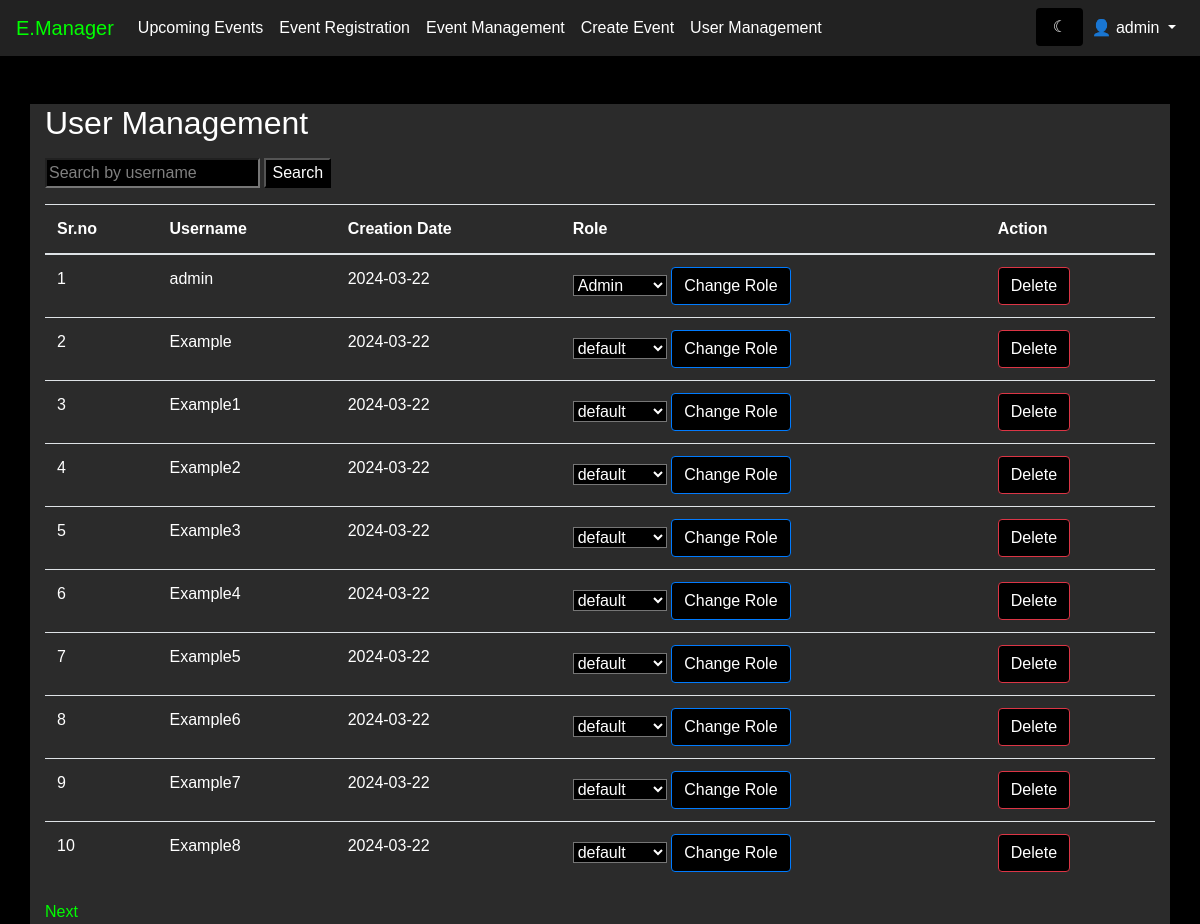
The page /user_management (signed in) on the database as committed earlier.
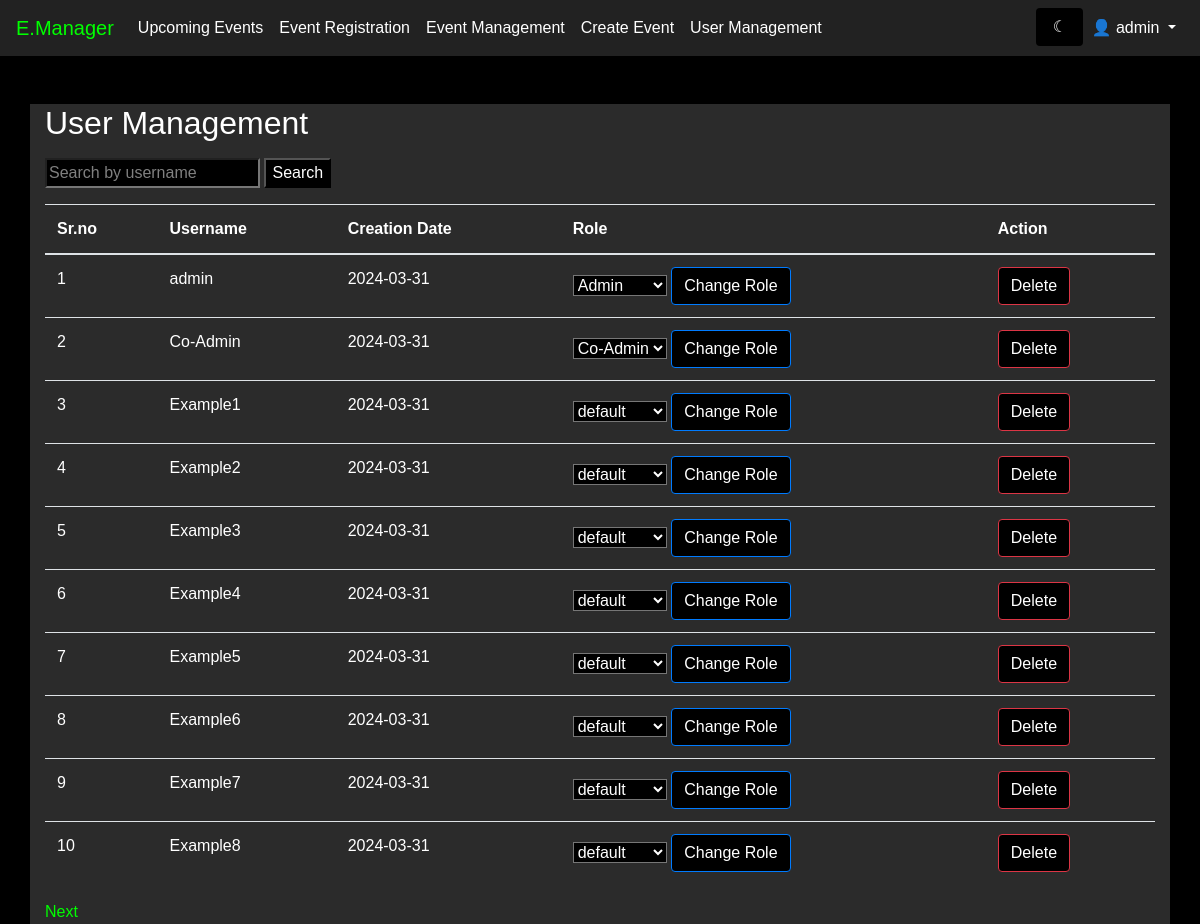
The same page on the database as committed later.
### modules/models.py (models this page shows, shortened)
class User(db.Model):
    id = db.Column(db.Integer, primary_key=True)
    username = db.Column(db.String(100), nullable=False)
    password = db.Column(db.String(30), nullable=False)
    date_created = db.Column(db.DateTime, default=datetime.utcnow)
    role = db.Column(db.String(30), default='default')

### modules/user.py (the view)
@app.route('/user_management', methods=['GET', 'POST'])
def user_management():
    if 'username' in session:
        if User.query.filter_by(username=session['username']).first().role == 'Admin':
            page = request.args.get('page', 1, type=int)
            users = User.query.paginate(page=page, per_page=10, error_out=False)
            if request.method == 'POST':
                search = request.form.get('search')
                if search:
                    search_result = User.query.filter(User.username.like('%' + search + '%')).all()
                    return render_template('user_management.html', users=search_result)
            msg = get_flashed_messages()
            return render_template('user_management.html', users=users, msg=msg)
        else:
            flash('You are not authorized to access this page')
            return redirect(url_for('event'))
    return redirect(url_for('signin'))

### modules/templates/user_management.html (shortened to what this page needs)
<!DOCTYPE html>
<html lang="en" xmlns="http://www.w3.org/1999/html">
  <head>
    <link
      href="https://stackpath.bootstrapcdn.com/bootstrap/4.5.0/css/bootstrap.min.css"
      rel="stylesheet"
    />
    <link rel="stylesheet" href="{{url_for('static',filename='css/dashboard.css')}}" />
  </head>
  <body class="{{ session['theme'] }}">
    <nav class="navbar navbar-expand-lg navbar-light bg-light fixed-top">
      <a class="navbar-brand" href="/event">E.Manager</a>
      <div class="collapse navbar-collapse" id="navbarNav">
        <ul class="navbar-nav">
          <li class="nav-item">
            <a class="nav-link" href="/event">Upcoming Events</a>
          </li>
          <li class="nav-item">
            <a class="nav-link" href="/event">Event Registration</a>
          </li>
          <li class="nav-item">
            <a class="nav-link" href="/event_manager">Event Management</a>
          </li>
          {% if 'role' in session and session['role'] == 'Admin' or 'role' in session and session['role'] == 'Co-Admin' %}
          <li class="nav-item">
            <a class="nav-link" href="/event/create">Create Event</a>
          </li>
          {% endif %}
          {% if 'role' in session and session['role'] == 'Admin' %}
          <li class="nav-item">
            <a class="nav-link" href="/user_management">User Management</a>
          </li>
          {% endif %}
        </ul>
        <ul class="navbar-nav ml-auto">
          <form action="/toggle_theme" method="post" id="toggle-theme-form">
            <input type="submit" class="form-control border-0" value="{% if session['theme'] == 'light-theme' %} &#9788 {% else %} &#9790 {% endif %}" />
          </form>
          {% if 'username' in session %}
          <li class="nav-item dropdown">
            <a
              class="nav-link dropdown-toggle"
              href="#"
              id="navbarDropdown"
              role="button"
              data-toggle="dropdown"
              aria-haspopup="true"
              aria-expanded="false"
            >
              👤 {{ session['username'] }}
            </a>
          </li>
          {% endif %}
        </ul>
      </div>
    </nav>
    <div class="container mt-4">
      <h2 class="mb-3">User Management</h2>
      <form method="POST" class="mb-3">
        <input type="text" name="search" placeholder="Search by username" />
        <input type="submit" value="Search" />
      </form>
      <table class="table mb-3">
        <thead>
          <tr>
            <th>Sr.no</th>
            <th>Username</th>
            <th>Creation Date</th>
            <th>Role</th>
            <th>Action</th>
          </tr>
        </thead>
        <tbody id="userTable">
          {% for user in users %}
          <tr>
            <td>{{ user.id}}</td>
            <td>{{ user.username }}</td>
            <td>{{ user.date_created.strftime('%Y-%m-%d') }}</td>
            <td>
              <form method="POST" action="{{ url_for('change_role') }}">
              <select name="role">
                <option value="default" {% if user.role == 'default' %}selected{% endif %}>default</option>
                <option value="Co-Admin" {% if user.role == 'Co-Admin' %}selected{% endif %}>Co-Admin</option>
                <option value="Admin" {% if user.role == 'Admin' %}selected{% endif %}>Admin</option>
              </select>
                <input
                  type="submit"
                  class="btn btn-primary"
                  value="Change Role"
                />
              </form>
            </td>
            <td>
              <form method="POST" action="{{ url_for('delete_user') }}">
                <input type="submit" class="btn btn-danger" value="Delete" />
              </form>
            </td>
          </tr>
          {% endfor %}
        </tbody>
      </table>
      <div class="pagination">
         {% if users.has_next %}
        <a href="{{ url_for('user_management', page=users.next_num) }}">Next</a>
        {% endif %}
      </div>
    </div>
  </body>
</html>

### modules/static/css/dashboard.css (style rules this page uses)
.navbar { background-color: #1a1a1a !important; }
.nav-link, .dropdown-item { color: #f5f5f5 !important; }
.navbar-brand { color: #f5f5f5 !important; }
.btn-primary { background-color: #007bff; border-color: #007bff; }
.container { background-color: #2b2b2b; }
table { color: #ffffff; }
th, td { color: #ffffff; }
input { background-color: #000000; color: #ffffff; }
::placeholder { color: #ffffff; opacity: 0.5; }
select { background-color: #000000 !important; color: #ffffff !important; }
select option { background-color: #000000 !important; color: #ffffff !important; }
input, textarea { background-color: #000000 !important; color: #ffffff !important; }
::placeholder { color: #ffffff !important; opacity: 0.5 !important; }
body { padding-top: 80px; }
body { background: #000; color: #fff; font-family: "Quicksand", sans-serif; }
.navbar { background-color: #222 !important; }
.navbar-brand { color: #0f0 !important; }
.nav-link, .dropdown-item { color: #fff !important; }
table { color: #fff; }
th, td { color: #fff; }
.pagination a { color: #0f0; }

Rows that differ between the two databases and show on the page:
changed User "admin": date_created "2024-03-22" → "2024-03-31"
changed User id 2: username "Example" → "Co-Admin"; date_created "2024-03-22" → "2024-03-31"; role "default" → "Co-Admin"
changed User "Example1": date_created "2024-03-22" → "2024-03-31"
changed User "Example2": date_created "2024-03-22" → "2024-03-31"
changed User "Example3": date_created "2024-03-22" → "2024-03-31"
changed User "Example4": date_created "2024-03-22" → "2024-03-31"
changed User "Example5": date_created "2024-03-22" → "2024-03-31"
changed User "Example6": date_created "2024-03-22" → "2024-03-31"
changed User "Example7": date_created "2024-03-22" → "2024-03-31"
changed User "Example8": date_created "2024-03-22" → "2024-03-31"
